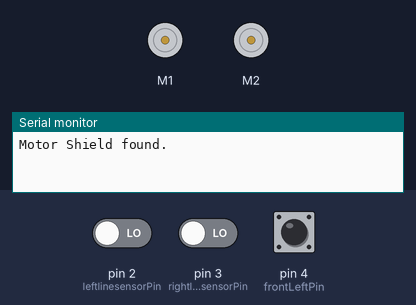
A sketch run on a simulated Arduino Uno, built with avr-gcc and run on an emulated ATmega328P. On the bench: 2 × DC motor (green arrow = forward, orange = backward, longer = faster), the last lines printed to the serial monitor. The inputs (shaded band) are chosen by the test bench; at power-on: pin 3 (rightlinesensorPin) LOW, pin 2 (leftlinesensorPin) LOW, pin 4 (frontLeftPin) LOW.

Above: at 1.2 s.
1.3 s: pin 3 (rightlinesensorPin) driven HIGH
At 2.5 s:
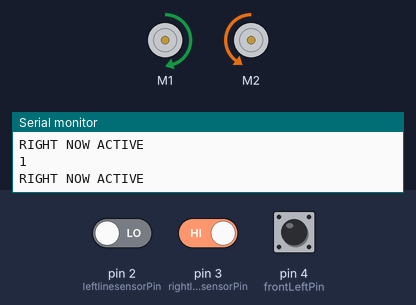
2.8 s: pin 3 (rightlinesensorPin) driven LOW
4.4 s: pin 3 (rightlinesensorPin) driven HIGH
At 5.3 s:
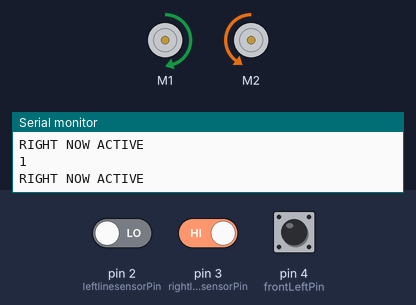
Timing chart, 0 to 7.4 s (numbered marks = the images above; inputs shaded):
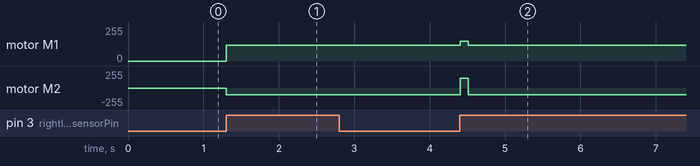

Measured:
- after the input at 1.3 s, motor M1: stopped → forward 120/255 at once; motor M2: stopped → backward 100/255 at once
- after the input at 4.4 s, motor M1: forward 120/255 → forward 150/255 at once, → forward 120/255 0.10 s later; motor M2: backward 100/255 → forward 150/255 at once, → backward 100/255 0.10 s later

The sketch:

loop_follow_2.ino
```cpp
#include <Adafruit_MotorShield.h>

Adafruit_MotorShield AFMS = Adafruit_MotorShield();
// Or, create it with a different I2C address (say for stacking)
// Adafruit_MotorShield AFMS = Adafruit_MotorShield(0x61);

// Select which 'port' M1, M2, M3 or M4. In this case, M1
Adafruit_DCMotor *leftMotor = AFMS.getMotor(1);
Adafruit_DCMotor *rightMotor = AFMS.getMotor(2);
int frontLeftPin = 4;
int frontRightPin = 1; // Connect sensor to input pin 3
int leftlinesensorPin = 2;
int rightlinesensorPin = 3; // Connect sensor to input pin 3
void setup() {
 Serial.begin(9600); // Init the serial port
 pinMode(leftlinesensorPin, INPUT); // declare LED as output
 pinMode(rightlinesensorPin, INPUT); // declare Micro switch as input
 pinMode(frontRightPin, INPUT); // declare LED as output
 pinMode(frontLeftPin, INPUT); // declare Micro switch as input

 if (!AFMS.begin()) {         // create with the default frequency 1.6KHz
  // if (!AFMS.begin(1000)) {  // OR with a different frequency, say 1KHz
    Serial.println("Could not find Motor Shield. Check wiring.");
    while (1);
  }
  Serial.println("Motor Shield found.");

  // Set the speed to start, from 0 (off) to 255 (max speed)

  // turn on motor
  leftMotor->run(RELEASE);
  rightMotor->run(RELEASE);
}
void loop(){
 int valLeft = digitalRead(leftlinesensorPin); // read left input value
 int valRight = digitalRead(rightlinesensorPin); // read right input value
 int valFrontLeft = digitalRead(frontLeftPin); // read left input value
 int valFrontRight = digitalRead(frontRightPin); // read right input value
  //Serial.println("Front: " << valFrontLeft << "  Back: " << valFrontRight << "  Right: " << valRight << "  Left: " << valLeft);
  int stop = 0;
  int turning = 0;

  if (valFrontLeft && valFrontRight && !stop)
  {
    // On a line, going straight. All good
    //continue straight
      leftMotor->setSpeed(255);
  leftMotor->run(FORWARD);
  rightMotor->setSpeed(255);
  rightMotor->run(FORWARD);
  }
  if (valRight) // ignoring left sensor!!!
{
        leftMotor->run(FORWARD);
      leftMotor->setSpeed(120);
      rightMotor->run(BACKWARD);
      rightMotor->setSpeed(100);
      Serial.println("Started rotating");

      while (valRight){
        delay(100);
        valRight = digitalRead(rightlinesensorPin); // read right input value
        Serial.println(valRight);
        Serial.println("RIGHT NOW ACTIVE");
      }
      Serial.println("RIGHT NOW INACTIVE");
      while(!valRight){
        delay(100);

        valRight = digitalRead(rightlinesensorPin); // read right input value
        Serial.println(valRight);
        Serial.println("RIGHT NOW INACTIVE");
      }

      Serial.println("RIGHT ACTIVE");
          leftMotor->setSpeed(150);
    leftMotor->run(FORWARD);
    rightMotor->setSpeed(150);
    rightMotor->run(FORWARD);


}


  else if (!valFrontLeft&& valFrontRight){
    leftMotor->run(FORWARD);
    leftMotor->setSpeed(100);
    rightMotor->run(BACKWARD);
    rightMotor->setSpeed(100);
  }
  else if (valFrontLeft&& !valFrontRight){
    leftMotor->run(BACKWARD);
    leftMotor->setSpeed(100);
    rightMotor->run(FORWARD);
    rightMotor->setSpeed(100);
  }


 delay(100);
}
```
